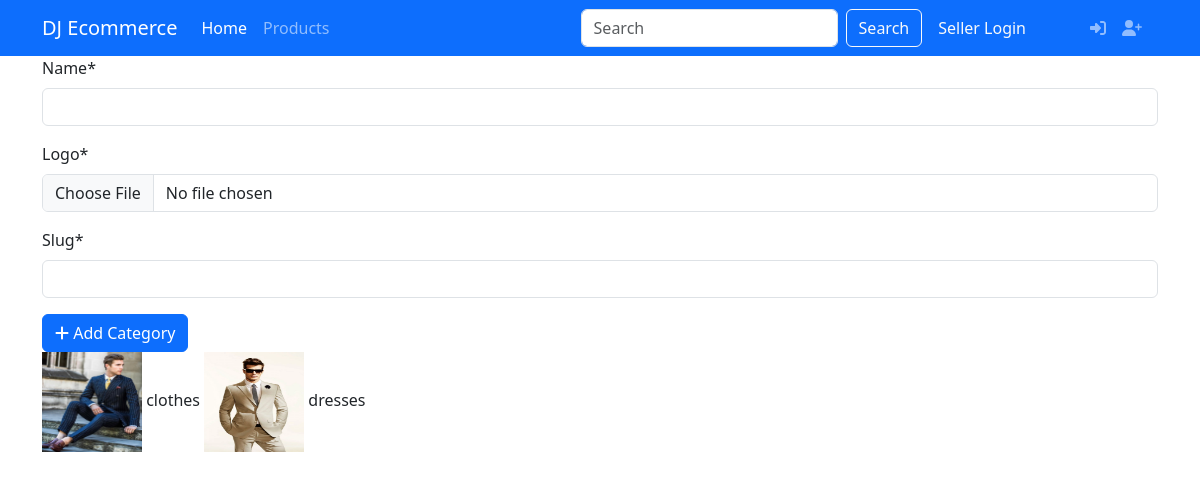
The app's page /category/, older data.
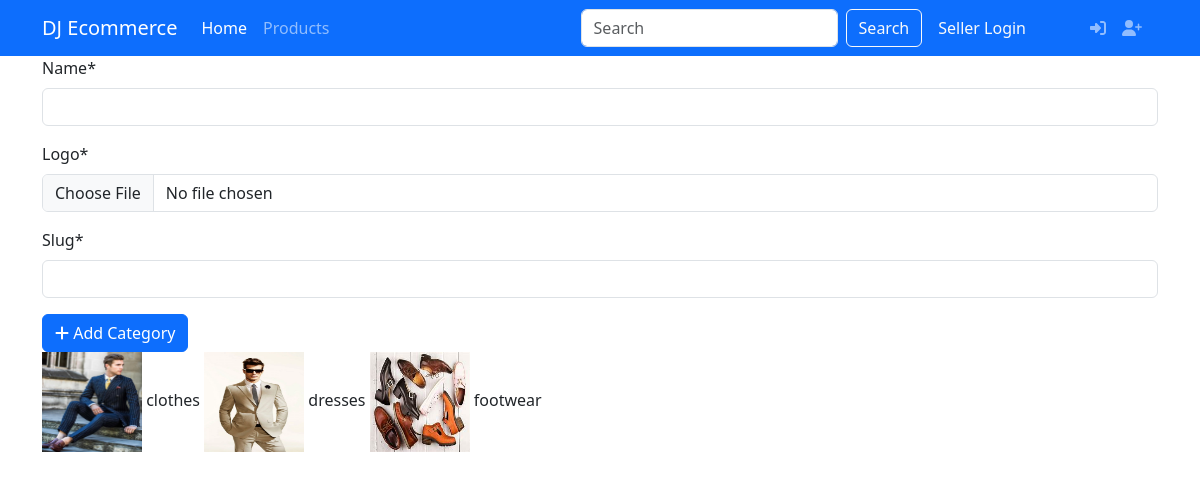
The same page, newer data.
### products/models.py (models this page shows, shortened)
class Category(models.Model):
    name = models.CharField(max_length = 255)
    logo = models.ImageField(upload_to='category/')
    slug = models.SlugField(max_length = 50, unique=True)

### products/views.py (the view)
# urls.py: path('category/', category_list, name='category_list'),
def category_list(request):
    return render(
        request,
        'products/category_list.html',
        context = {
            'category': Category.objects.all(),
            'form':CategoryForm()
        }
    )

### products/forms.py
class CategoryForm(forms.ModelForm):
    class Meta:
        model =Category
        fields = '__all__'#display all fields

### templates/products/category_list.html (shortened to what this page needs)
{% extends 'layout/base.html' %}
{% load static %}
{% load crispy_forms_tags %}
{% block content %}
<div class="container">
    <div class="row">
        <form action="{% url 'category_create' %}"
            method="post" enctype="multipart/form-data">
            {{ form|crispy }}
            <button class="btn btn-primary">
                <i class="fas fa-plus"></i> Add Category
            </button>
        </form>
    </div>
    <div class="row">
        <div class="col">
            {% for item in category %}
                <img src="{{item.logo.url}}"
                alt="logo" width="100" height="100"
                class="rouded-5">
                {{ item.name }}
            {% empty %}
                <h4>No category available</h4>
            {% endfor %}
        </div>
    </div>
</div>
{% endblock content %}

Row changes from the older to the newer data that the page shows:
added Category: logo (picture), name "footwear"
